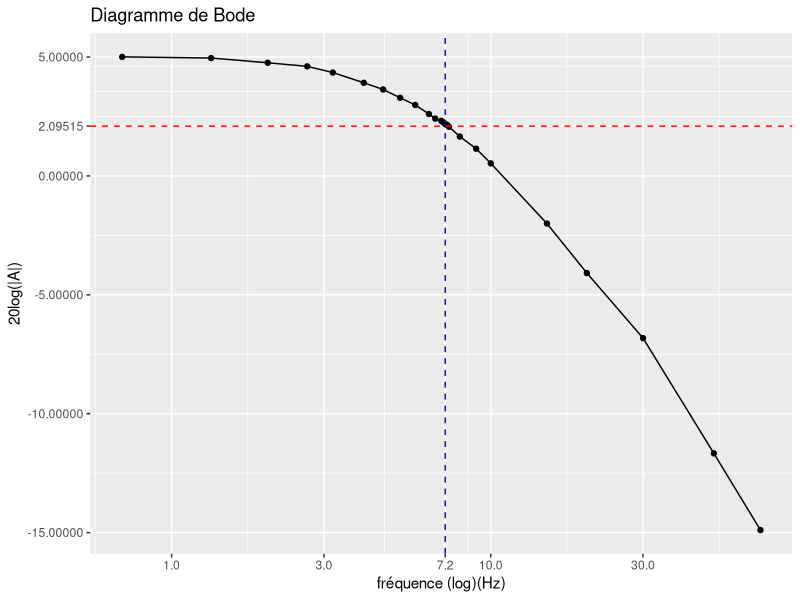
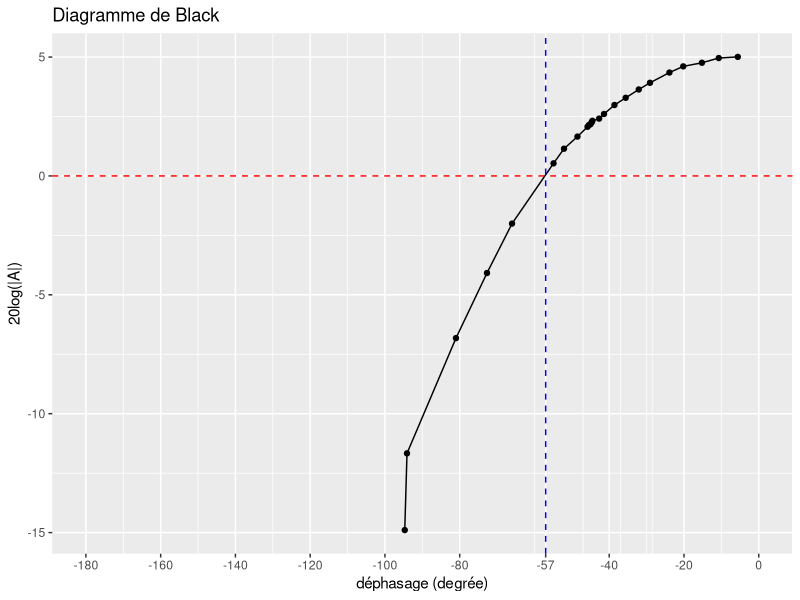

These figures' R source, in order:
library(ggplot2)

# load data
data_df <- read.csv("sys1.csv", header = FALSE, skip = 1)

data_matrix <- as.matrix(data_df)

data_array <- array(data_matrix, dim = dim(data_matrix))

a <- 20 * log10(data_array[, 2] / abs(data_array[, 3]))
points <- cbind(data_array[, 1], a)
points2 <- cbind(data_array[, 4], a)

Threedb <- 20 * log10(1.8 / sqrt(2))

x_breaks <- seq(-180, 0, by = 20)
x_breaks <- x_breaks[x_breaks != -60]

x_breaksbode <- c(1, 3, 7.2, 10, 30)

p <- ggplot(as.data.frame(points), aes(x = points[, 1], y = points[, 2])) +
  geom_point() +
  geom_line() +
  labs(x = "fréquence (log)(Hz)", y = "20log(|A|)",
       title = "Diagramme de Bode") +
  scale_y_continuous(breaks = c(seq(-15, 5, by = 5), Threedb)) +
  scale_x_continuous(trans = "log10", breaks = x_breaksbode) +
  geom_hline(yintercept = Threedb,
             linetype = "dashed", color = "red") +
  geom_vline(xintercept = 7.2,
             linetype = "dashed", color = "blue")

p2 <- ggplot(as.data.frame(points2), aes(x = points2[, 1], y = points2[, 2])) +
  geom_point() +
  geom_line() +
  labs(x = "déphasage (degrée)", y = "20log(|A|)",
       title = "Diagramme de Black") +
  geom_hline(yintercept = 0,
             linetype = "dashed", color = "red") +
  geom_vline(xintercept = -57,
             linetype = "dashed", color = "blue") +
  scale_x_continuous(limits = c(-180, 0),
                     breaks = c(x_breaks, -57))


# Print plot

ggsave("bode1.png", plot = p, width = 6, height = 4, units = "in", dpi = 300)
ggsave("black1.png", plot = p2, width = 6, height = 4, units = "in", dpi = 300)